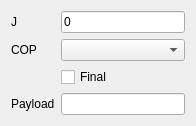
<?xml version="1.0" encoding="UTF-8"?>
<ui version="4.0">
 <class>DataWidget</class>
 <widget class="QWidget" name="DataWidget">
  <property name="geometry">
   <rect>
    <x>0</x>
    <y>0</y>
    <width>196</width>
    <height>122</height>
   </rect>
  </property>
  <property name="windowTitle">
   <string>Form</string>
  </property>
  <layout class="QFormLayout" name="formLayout">
   <item row="0" column="0">
    <widget class="QLabel" name="label">
     <property name="text">
      <string>J</string>
     </property>
    </widget>
   </item>
   <item row="1" column="0">
    <widget class="QLabel" name="label_2">
     <property name="text">
      <string>COP</string>
     </property>
    </widget>
   </item>
   <item row="1" column="1">
    <widget class="QComboBox" name="cbCop"/>
   </item>
   <item row="2" column="1">
    <widget class="QCheckBox" name="chkFinal">
     <property name="text">
      <string>Final</string>
     </property>
    </widget>
   </item>
   <item row="3" column="0">
    <widget class="QLabel" name="label_3">
     <property name="text">
      <string>Payload</string>
     </property>
    </widget>
   </item>
   <item row="3" column="1">
    <widget class="QLineEdit" name="lePayload"/>
   </item>
   <item row="0" column="1">
    <widget class="QLineEdit" name="leJ">
     <property name="text">
      <string>0</string>
     </property>
    </widget>
   </item>
  </layout>
 </widget>
 <resources/>
 <connections/>
</ui>
